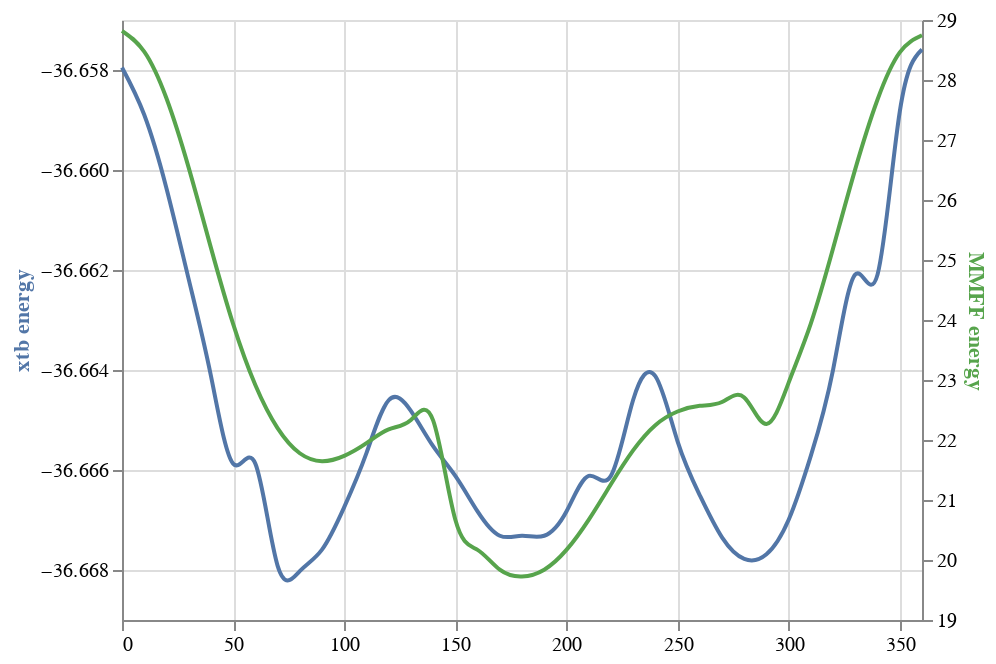

This figure's notebook cell:
### Markdown cell above
This runs for a while, but it's still reasonably fast. Also, you might have noticed that I specified an argument to the `--opt` flag. This argument allows you to tweak how loose or precise the optimisation should be. More information on that can be found in the [xtb documentation here](https://xtb-docs.readthedocs.io/en/latest/optimization.html). In this example I specified a rather precise method. Feel free to play around with them and check the outcome (rather interesting as well).

### Code cell
import numpy as np
angle=np.array(range(0,370,10))

dfxtb = pd.DataFrame({'angle':angle, 'xtb':xtbenergy,'MMFF':dfrdkit["energy"]})

base = alt.Chart(dfxtb).encode(
    alt.X('angle:Q', axis=alt.Axis(title=None),scale=alt.Scale(domain=[0,360,350]))
)
line1 = base.mark_line(stroke='#5276A7', interpolate='natural').encode(
    alt.Y('xtb:Q',
          axis=alt.Axis(title='xtb energy', titleColor='#5276A7'),scale=alt.Scale(zero=False))
)
line2 = base.mark_line(stroke='#57A44C', interpolate='natural').encode(
    alt.Y('MMFF:Q',
          axis=alt.Axis(title='MMFF energy', titleColor='#57A44C'),scale=alt.Scale(zero=False))
)
alt.layer(line1, line2).resolve_scale(
    y = 'independent'
)

### Figure 1 — Vega-Lite specification as saved in the notebook (floating-point values rounded to 4 significant figures)
{"config": {"view": {"continuousWidth": 400, "continuousHeight": 300}}, "layer": [{"mark": {"type": "line", "interpolate": "natural", "stroke": "#5276A7"}, "encoding": {"x": {"type": "quantitative", "axis": {"title": null}, "field": "angle", "scale": {"domain": [0, 360, 350]}}, "y": {"type": "quantitative", "axis": {"title": "xtb energy", "titleColor": "#5276A7"}, "field": "xtb", "scale": {"zero": false}}}}, {"mark": {"type": "line", "interpolate": "natural", "stroke": "#57A44C"}, "encoding": {"x": {"type": "quantitative", "axis": {"title": null}, "field": "angle", "scale": {"domain": [0, 360, 350]}}, "y": {"type": "quantitative", "axis": {"title": "MMFF energy", "titleColor": "#57A44C"}, "field": "MMFF", "scale": {"zero": false}}}}], "data": {"name": "data-acc8e7af5f2d90bb95ec1fede680a203"}, "resolve": {"scale": {"y": "independent"}}, "$schema": "https://vega.github.io/schema/vega-lite/v4.8.1.json", "datasets": {"data-acc8e7af5f2d90bb95ec1fede680a203": [{"angle": 0, "xtb": "    -36.657949625830", "MMFF": 28.82}, {"angle": 10, "xtb": "    -36.658895262422", "MMFF": 28.47}, {"angle": 20, "xtb": "    -36.660363593444", "MMFF": 27.7}, {"angle": 30, "xtb": "    -36.662183053484", "MMFF": 26.54}, {"angle": 40, "xtb": "    -36.664113654456", "MMFF": 25.21}, {"angle": 50, "xtb": "    -36.665871778147", "MMFF": 23.93}, {"angle": 60, "xtb": "    -36.665871778147", "MMFF": 22.92}, {"angle": 70, "xtb": "    -36.667911189401", "MMFF": 22.2}, {"angle": 80, "xtb": "    -36.668021167801", "MMFF": 21.78}, {"angle": 90, "xtb": "    -36.667591664406", "MMFF": 21.65}, {"angle": 100, "xtb": "    -36.666742143335", "MMFF": 21.74}, {"angle": 110, "xtb": "    -36.665662589599", "MMFF": 21.95}, {"angle": 120, "xtb": "    -36.664605014209", "MMFF": 22.18}, {"angle": 130, "xtb": "    -36.664817375977", "MMFF": 22.33}, {"angle": 140, "xtb": "    -36.665524151717", "MMFF": 22.33}, {"angle": 150, "xtb": "    -36.666117453805", "MMFF": 20.67}, {"angle": 160, "xtb": "    -36.666828550474", "MMFF": 20.17}, {"angle": 170, "xtb": "    -36.667314771600", "MMFF": 19.84}, {"angle": 180, "xtb": "    -36.667314771600", "MMFF": 19.73}, {"angle": 190, "xtb": "    -36.667314769700", "MMFF": 19.84}, {"angle": 200, "xtb": "    -36.666828901093", "MMFF": 20.17}, {"angle": 210, "xtb": "    -36.666117424176", "MMFF": 20.67}, {"angle": 220, "xtb": "    -36.666117424176", "MMFF": 21.26}, {"angle": 230, "xtb": "    -36.664600668451", "MMFF": 21.83}, {"angle": 240, "xtb": "    -36.664122517147", "MMFF": 22.25}, {"angle": 250, "xtb": "    -36.665427383934", "MMFF": 22.47}, {"angle": 260, "xtb": "    -36.666504931485", "MMFF": 22.57}, {"angle": 270, "xtb": "    -36.667348297389", "MMFF": 22.63}, {"angle": 280, "xtb": "    -36.667778554164", "MMFF": 22.71}, {"angle": 290, "xtb": "    -36.667686333693", "MMFF": 22.27}, {"angle": 300, "xtb": "    -36.666995180748", "MMFF": 22.96}, {"angle": 310, "xtb": "    -36.665713525148", "MMFF": 23.94}, {"angle": 320, "xtb": "    -36.663991840480", "MMFF": 25.2}, {"angle": 330, "xtb": "    -36.662089186501", "MMFF": 26.52}, {"angle": 340, "xtb": "    -36.662089186501", "MMFF": 27.68}, {"angle": 350, "xtb": "    -36.658832665569", "MMFF": 28.46}, {"angle": 360, "xtb": "    -36.657589404202", "MMFF": 28.75}]}}
